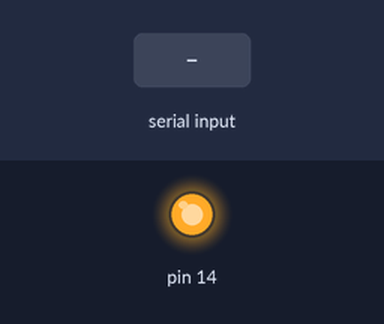
Bench run of a sketch on a simulated Arduino Uno, built with avr-gcc and run on an emulated ATmega328P. Parts: output pins drawn as LEDs (lit = HIGH). The test bench sets the inputs (shaded band). What the sketch prints to the serial monitor is not drawn.

Above: at 1.2 s.
1.3 s: "90,45\n" received over Serial
2.8 s: "g90\n" received over Serial
Timing chart, 0 to 5.8 s (numbered marks = the images above; inputs shaded):
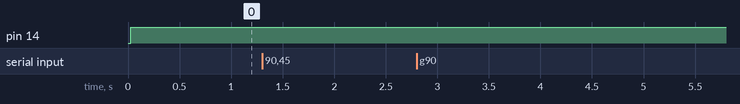

Measured:
- after the input at 1.3 s, every drawn part: stays the same
- after the input at 2.8 s, every drawn part: stays the same

The sketch:

MotorControlPID.ino
```cpp
// MotorControlPID.ino

#include <util/atomic.h> // For the ATOMIC_BLOCK macro
#include "src/MotorController.hpp"
#include "src/PIDClass.hpp"

#define MAXCPR 330 //1320 // PULSOS POR REVOLUCIÓN DEL MOTOR
#define WRAD 48 // RADIO EN mm
#define MAXRPM 330
#define REFRESHRATE 5 // ms
#define NUMMOTORS 2

MotorController MotorFR("FR",14,12,13,27,26,0.8,1.0,0.1);
MotorController MotorFL("FL",32,35,34,33,25,0.8,1.0,0.1);
MotorController motors[NUMMOTORS] = {MotorFL,MotorFR};

long prevT[NUMMOTORS] = {0,0};
// int target_value[NUMMOTORS] = {60,60};
int target_value = 60;

unsigned long temp_ms;
int signal_period = 10000; // ms
float ChangeInputSignalTime=2;//signal_period/360;// para periodo de 10s // para señal cuadrada: 5; // seconds
float temporizadorCambioVelocidad=0;

int step=0;

void setup() {
  TCCR1B = TCCR1B & B11111000 | B00000101;
  EIFR |= (1 << INTF1);
  Serial.begin(115200);
  attachInterrupt(digitalPinToInterrupt(MotorFL.EncAPin), ISRReadEncoderFL, RISING);
  attachInterrupt(digitalPinToInterrupt(MotorFR.EncAPin), ISRReadEncoderFR, RISING);
  Serial.println("SETUP FINISHED");
}

void loop() {

  readSerialInput();
  int target = target_value;
  long currT = 0;
  float temporizadorCambioValor = 0;

  for(int id = 0; id < NUMMOTORS; id++){
    // measure elapsed time
    currT = micros();
    float deltaTms = ((float) (currT - prevT[id]))/( 1.0e3 );
    temporizadorCambioValor = fabs(((float) (currT - temporizadorCambioVelocidad))/( 1.0e6 )); // ms

    if (deltaTms >= REFRESHRATE){
      ATOMIC_BLOCK(ATOMIC_RESTORESTATE){
        motors[id].updateRPM((float)MAXCPR, deltaTms);
      }
      prevT[id] = currT;
      motors[id].controlMotor(target, deltaTms*1000);
    }
  }
  squaredInputSignal(temporizadorCambioValor, currT);
}

void ISRReadEncoderFR(){
  MotorFR.readEncoder();
  Serial.println("Flanco de subida en FR: Pin " + String(MotorFR.EncAPin) + " - Pulsos: " + String(MotorFR.GetPulses()));
}

void ISRReadEncoderFL(){
  MotorFL.readEncoder();
  Serial.println("Flanco de subida en FL: Pin " + String(MotorFL.EncAPin) + " - Pulsos: " + String(MotorFL.GetPulses()));
}

void readSerialInput(){

  if (Serial.available() > 0) {
    // read the incoming byte:
    float userInput = Serial.read();               // read user input

      if(userInput == 'g'){                  // if we get expected value
   // read the input pin
        for(int id = 0; id < NUMMOTORS; id++){
          Serial.println(motors[id].GetMotorState() + MotorFR.GetMotorState());
        }
      } else {
      int rpm_val = Serial.parseInt();
      if (rpm_val != 0) {
        if (fabs(rpm_val) > MAXRPM){
          if (rpm_val > 0){
          rpm_val = MAXRPM;
          }
          else{
            rpm_val = -MAXRPM;
          }
        }
      target_value = rpm_val;
      Serial.print("Changing target value to: ");
      Serial.println(target_value);
      }
    }
  }
}

float squaredInputSignal(float elapsed_time, float currT){
    if (fabs(elapsed_time) >= ChangeInputSignalTime){
        temporizadorCambioVelocidad = currT;
        if (target_value <= 0){
          target_value = 120;
        }else{
          target_value = 0;
        }
    }
}

float squaredMultiInputSignal(float elapsed_time, float currT){
    if (fabs(elapsed_time) >= ChangeInputSignalTime){
        temporizadorCambioVelocidad = currT;
        if (target_value == 60){
          target_value = 180;
        }else if (target_value == 180){
          target_value = 240;
        }else if (target_value == 240){
          target_value = -60;
        }else if (target_value == -60){
          target_value = -180;
        }else if (target_value == -180){
          target_value = -240;
        }else if (target_value == -240){
          target_value = 0;
        } else {
          target_value = 60;
        }
    }
}

float sinusoidalInputSignal(float elapsed_time, float currT, int step){
    if (fabs(elapsed_time) >= ChangeInputSignalTime){
      temporizadorCambioVelocidad = currT;
      float t = step * signal_period;
      // target_value = (600*sin(PI/180)*t/(signal_period+360));
      // Serial.println("t: " + String(t) +
      // " elapsed_time: " + String(elapsed_time) +
      // " target_value: " + String(target_value));
    }
}
```

AuxFunctions.cpp
```cpp
#include "AuxFunctions.hpp"


float RPMtoMpS(float rpm, float wheel_radius){
  return (2 * PI * (wheel_radius/1000)) / 60 * rpm;
}

void plotter_logger(int target, float real, float power, int error){
  Serial.println("");
  Serial.print("targetRPM:");
  Serial.print(target);
  Serial.print("|xy ");
  Serial.print("realRPM:");
  Serial.print(real);
  Serial.print("|xy ");
  Serial.print("PWR-output:");
  Serial.print(power);
  Serial.print("|xy ");
  // Serial.print("error:");
  // Serial.print(error);
  // Serial.print("|xy ");
  // Serial.print(" - E:");
  // Serial.print(e);
  // Serial.print(" - dEdt:");
  // Serial.print(dedt);
  // Serial.print(" - E Integral:");
  // Serial.print(eintegral);
  // Serial.print(" - PrevT:");
  // Serial.print(prevT);
  // Serial.print(" - CurrT:");
  // Serial.print(micros());
  // Serial.println("|xy ");

}
```

AuxFunctions.hpp
```cpp
#include "Arduino.h"

float RPMtoMpS(float rpm, float wheel_radius);
void plotter_logger(int target, float real, float power, int error);
```

MotorController.cpp
```cpp
// MotorController.cpp
#include "Arduino.h"
#include "MotorController.hpp"
#include "PIDClass.hpp"

MotorController::MotorController(String motorPos, int PWMPin,
                                int EncAPin, int EncBPin,
                                int In1Pin, int In2Pin,
                                float kp, float ki, float kd)
    :motorPos(motorPos), PWMPin(PWMPin),
    EncAPin(EncAPin), EncBPin(EncBPin),
    In1Pin(In1Pin), In2Pin(In2Pin), PID(kp,ki,kd) {
    pinMode(PWMPin, OUTPUT);
    pinMode(EncAPin, INPUT);
    pinMode(EncBPin, INPUT);
    pinMode(In1Pin, OUTPUT);
    pinMode(In2Pin, OUTPUT);
}

void MotorController::readEncoder(){
  int b = digitalRead(EncBPin);
  if(b > 0){
    this->pulses++;
  }
  else{
    this->pulses--;
  }
}

int MotorController::GetPulses(){
  return this->pulses;
}

void MotorController::resetPulses(){
  pulses = 0;
}

int MotorController::GetDirection(float power){
  if(power<0){
      this->currentDir = -1; // Backward
      return -1;
    }else{
      this->currentDir = 1; // Forward
      return 1;
    }
}

void MotorController::SetSpeed(int speed) {
  analogWrite(PWMPin, speed);
  currentSpeed = speed;
}

void MotorController::SetDirection(bool direction) {
  digitalWrite(this->In1Pin, direction ? HIGH : LOW);
  digitalWrite(this->In2Pin, direction ? LOW : HIGH);
  currentDirection = direction;
}

void MotorController::stop() {
  analogWrite(PWMPin, 0);
}

int MotorController::GetTargetSpeed() {
  return currentSpeed;
}

bool MotorController::GetCurrentDirection() {
  return currentDirection;
}

void MotorController::controlMotor(float target_rpm, float deltaTs){
  this->TargetRPM = target_rpm;
  float output = this->PID.CalculateOutput(this->CurrentRPM, target_rpm, deltaTs);
  // motor direction
  this->SetDirection(output>0);
  // signal the motor with the filtered output
  this->SetSpeed(this->PID.FilterOutput(output));

}

void MotorController::updateRPM(float max_cpr, float deltaTms){

  this->CurrentRPM = ((float)MotorController::GetPulses()/(float)max_cpr*1000/deltaTms)*60;
  this->FilteredRPM = 0.854*FilteredRPM + 0.0728*CurrentRPM + 0.0728*previous_rpm; //review filter
  this->previous_rpm = CurrentRPM;
  this->resetPulses();

}

String MotorController::GetMotorState(){

  return "&" + String(this->motorPos) +
          ";target:" + String(this->TargetRPM)+
          ";rpm:" + String(this->CurrentRPM)+
          ";rpm_filt:" + String(this->FilteredRPM)+
          ";pwr:" + String(this->currentDir * this->PID.pwr)+
          ";pwr_filt:" + String(this->currentDir * this->PID.pwr_filt);

}
```

MotorController.hpp
```cpp
// MotorController.h
#ifndef MOTORCONTROLLER_H
#define MOTORCONTROLLER_H

#include <Arduino.h>
#include "PIDClass.hpp"

class MotorController {
  public:
    String motorPos;
    int PWMPin;
    int EncAPin;
    int EncBPin;
    int In1Pin;
    int In2Pin;
    int currentDir;
    volatile int pulses;
    int currentSpeed;
    bool currentDirection;
    float CurrentRPM=0;
    float FilteredRPM=0;
    float previous_rpm=0;
    float TargetRPM=0;
    PIDClass PID;

  public:
    /*
    @brief Motor controller class constructor
    @param motorPos two character string defining the position of the motor FL, FR, BL, BR
    @param EncAPin pin for the first encoder signal
    @param EncBPin pin for the second encoder signal
    @param In1Pin motor driver direction pin 1
    @param In2Pin motor driver direction pin 2
    @param kp proportional constant for the PID
    @param ki integral constant for the PID
    @param kd derivative constant for the PID
    */
    MotorController(String motorPos, int pwmPin,
                    int EncAPin, int EncBPin,
                    int In1Pin, int In2Pin,
                    float kp, float ki, float kd);
    void readEncoder();
    int GetPulses();
    void resetPulses();
    void SetSpeed(int speed);
    void SetDirection(bool direction);
    int GetDirection(float power);
    void stop();
    int GetTargetSpeed();
    bool GetCurrentDirection();
    void controlMotor(float tarGet_rpm, float deltaTs);
    void updateRPM(float max_cpr, float deltaTms);
    String GetMotorState();
};

#endif
```

PIDClass.cpp
```cpp
// PIDClass.cpp
#include "Arduino.h"
#include "PIDClass.hpp"
/*
@brief PID Class constructor
@param _kp proportional constant for the PID
@param _ki integral constant for the PID
@param _kd derivative constant for the PID
*/
PIDClass::PIDClass(float _kp, float _ki, float _kd):
kp(_kp), ki(_ki), kd(_kd){
}

float PIDClass::CalculateOutput(float rpm, float target_rpm, float deltaTs){
    // error
    e = rpm - target_rpm; // original calculation
    // derivative
    dedt = (e-e_prev)/(deltaTs);
    // integral
    eint = eint + e*deltaTs;
    // store previous error
    e_prev = e;
    // control signal
    return kp*e + kd*dedt + ki*eint;
}

float PIDClass::FilterOutput(float output){
    // motor power
    pwr = fabs(output);
    if( pwr > 255 ){
      pwr = 255;
    }

    pwr_filt = filter_1*pwr_filt + filter_2*pwr + filter_3*pwr_prev;

    pwr_prev = pwr;

    return pwr_filt;
}

float PIDClass::GetPower(){
    return pwr;
}

float PIDClass::GetPowerFiltered(){
    return pwr_filt;
}
```

PIDClass.hpp
```cpp
#ifndef PID_H
#define PID_H

#include <Arduino.h>

class PIDClass {
  public:
    float kp;
    float ki;
    float kd;
    float filter_1 = 0.854;
    float filter_2 = 0.0728;
    float filter_3 = 0.0728;
    float e = 0;
    float eint = 0;
    float dedt = 0;
    float e_prev = 0;
    float pwr = 0;
    float pwr_filt = 0;
    float pwr_prev = 0;

  public:
    PIDClass(float _kp, float _ki, float _kd);
    float CalculateOutput(float rpm, float target_rpm, float deltaTs);
    float FilterOutput(float output);
    float GetPower();
    float GetPowerFiltered();
};

#endif
```
